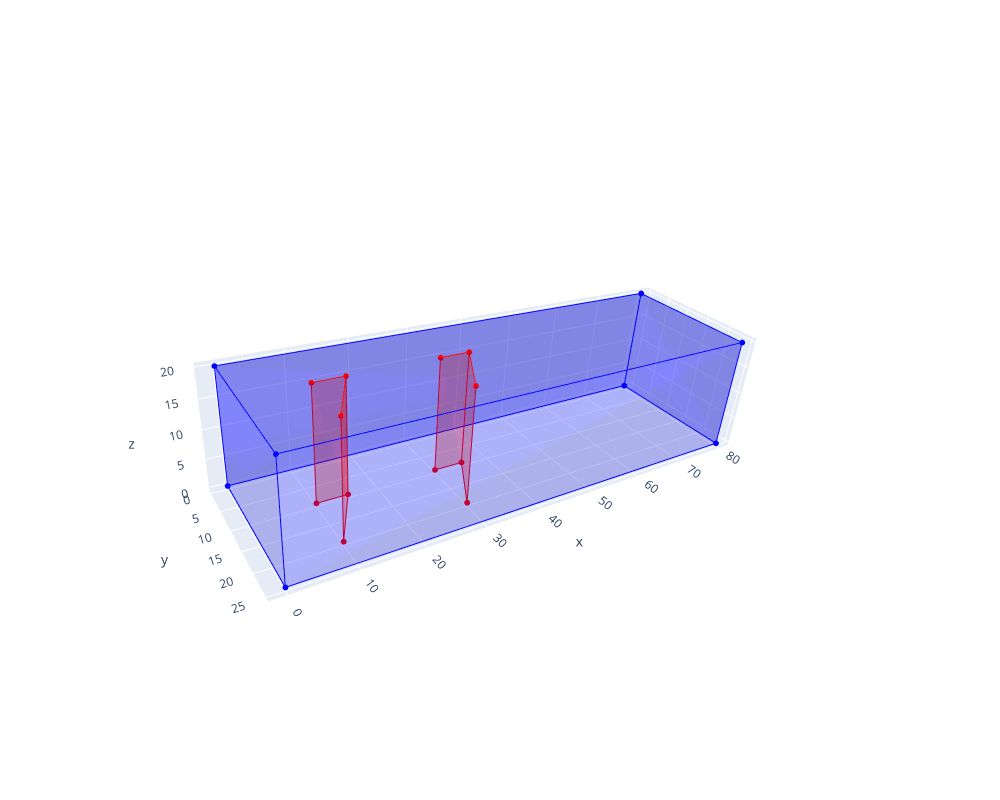

The cell this chart's notebook holds for it:
### Code cell
fig.layout.height = 800
fig.layout.width = 1000
fig.layout.scene.xaxis.range = (0, building_w * 2.2)
fig.layout.xaxis.scaleratio = 1
fig.layout.yaxis.scaleratio = 1
fig.update_scenes(xaxis_autorange="reversed")
fig

### Figure 1 — Plotly figure (JSON) as saved in the notebook; plotly's stock layout.template omitted (floating-point values rounded to 4 significant figures)
{"data": [{"line": {"color": "rgb(0, 0, 255)", "width": 2}, "marker": {"size": 2}, "showlegend": false, "type": "scatter3d", "x": [0, 80], "y": [0, 0], "z": [0, 0]}, {"line": {"color": "rgb(0, 0, 255)", "width": 2}, "marker": {"size": 2}, "showlegend": false, "type": "scatter3d", "x": [80, 80], "y": [0, 25], "z": [0, 0]}, {"line": {"color": "rgb(0, 0, 255)", "width": 2}, "marker": {"size": 2}, "showlegend": false, "type": "scatter3d", "x": [80, 0], "y": [25, 25], "z": [0, 0]}, {"line": {"color": "rgb(0, 0, 255)", "width": 2}, "marker": {"size": 2}, "showlegend": false, "type": "scatter3d", "x": [0, 0], "y": [25, 0], "z": [0, 0]}, {"line": {"color": "rgb(0, 0, 255)", "width": 2}, "marker": {"size": 2}, "showlegend": false, "type": "scatter3d", "x": [0, 80], "y": [0, 0], "z": [20, 20]}, {"line": {"color": "rgb(0, 0, 255)", "width": 2}, "marker": {"size": 2}, "showlegend": false, "type": "scatter3d", "x": [80, 80], "y": [0, 25], "z": [20, 20]}, {"line": {"color": "rgb(0, 0, 255)", "width": 2}, "marker": {"size": 2}, "showlegend": false, "type": "scatter3d", "x": [80, 0], "y": [25, 25], "z": [20, 20]}, {"line": {"color": "rgb(0, 0, 255)", "width": 2}, "marker": {"size": 2}, "showlegend": false, "type": "scatter3d", "x": [0, 0], "y": [25, 0], "z": [20, 20]}, {"line": {"color": "rgb(0, 0, 255)", "width": 2}, "marker": {"size": 2}, "showlegend": false, "type": "scatter3d", "x": [0, 0], "y": [0, 0], "z": [0, 20]}, {"line": {"color": "rgb(0, 0, 255)", "width": 2}, "marker": {"size": 2}, "showlegend": false, "type": "scatter3d", "x": [80, 80], "y": [0, 0], "z": [0, 20]}, {"line": {"color": "rgb(0, 0, 255)", "width": 2}, "marker": {"size": 2}, "showlegend": false, "type": "scatter3d", "x": [80, 80], "y": [25, 25], "z": [0, 20]}, {"line": {"color": "rgb(0, 0, 255)", "width": 2}, "marker": {"size": 2}, "showlegend": false, "type": "scatter3d", "x": [0, 0], "y": [25, 25], "z": [0, 20]}, {"color": "rgb(0, 0, 255)", "i": [0, 4, 1, 5, 2, 6, 3, 7, 4, 4], "j": [1, 5, 2, 6, 3, 7, 0, 4, 5, 6], "k": [4, 1, 5, 2, 6, 3, 7, 0, 6, 7], "opacity": 0.25, "type": "mesh3d", "x": [0, 80, 80, 0, 0, 80, 80, 0], "y": [0, 0, 25, 25, 0, 0, 25, 25], "z": [0, 0, 0, 0, 20, 20, 20, 20]}, {"line": {"color": "rgb(255, 0, 0)", "width": 2}, "marker": {"size": 2}, "showlegend": false, "type": "scatter3d", "x": [10, 15], "y": [10, 10], "z": [0, 0]}, {"line": {"color": "rgb(255, 0, 0)", "width": 2}, "marker": {"size": 2}, "showlegend": false, "type": "scatter3d", "x": [15, 10], "y": [10, 20], "z": [0, 0]}, {"line": {"color": "rgb(255, 0, 0)", "width": 2}, "marker": {"size": 2}, "showlegend": false, "type": "scatter3d", "x": [10, 15], "y": [10, 10], "z": [20, 20]}, {"line": {"color": "rgb(255, 0, 0)", "width": 2}, "marker": {"size": 2}, "showlegend": false, "type": "scatter3d", "x": [15, 10], "y": [10, 20], "z": [20, 20]}, {"line": {"color": "rgb(255, 0, 0)", "width": 2}, "marker": {"size": 2}, "showlegend": false, "type": "scatter3d", "x": [10, 10], "y": [10, 10], "z": [0, 20]}, {"line": {"color": "rgb(255, 0, 0)", "width": 2}, "marker": {"size": 2}, "showlegend": false, "type": "scatter3d", "x": [15, 15], "y": [10, 10], "z": [0, 20]}, {"line": {"color": "rgb(255, 0, 0)", "width": 2}, "marker": {"size": 2}, "showlegend": false, "type": "scatter3d", "x": [10, 10], "y": [20, 20], "z": [0, 20]}, {"color": "rgb(255, 0, 0)", "i": [0, 3, 1, 4], "j": [1, 4, 2, 5], "k": [3, 1, 4, 2], "opacity": 0.25, "type": "mesh3d", "x": [10, 15, 10, 10, 15, 10], "y": [10, 10, 20, 10, 10, 20], "z": [0, 0, 0, 20, 20, 20]}, {"line": {"color": "rgb(255, 0, 0)", "width": 2}, "marker": {"size": 2}, "showlegend": false, "type": "scatter3d", "x": [30, 35], "y": [10, 10], "z": [0, 0]}, {"line": {"color": "rgb(255, 0, 0)", "width": 2}, "marker": {"size": 2}, "showlegend": false, "type": "scatter3d", "x": [35, 30], "y": [10, 20], "z": [0, 0]}, {"line": {"color": "rgb(255, 0, 0)", "width": 2}, "marker": {"size": 2}, "showlegend": false, "type": "scatter3d", "x": [30, 35], "y": [10, 10], "z": [20, 20]}, {"line": {"color": "rgb(255, 0, 0)", "width": 2}, "marker": {"size": 2}, "showlegend": false, "type": "scatter3d", "x": [35, 30], "y": [10, 20], "z": [20, 20]}, {"line": {"color": "rgb(255, 0, 0)", "width": 2}, "marker": {"size": 2}, "showlegend": false, "type": "scatter3d", "x": [30, 30], "y": [10, 10], "z": [0, 20]}, {"line": {"color": "rgb(255, 0, 0)", "width": 2}, "marker": {"size": 2}, "showlegend": false, "type": "scatter3d", "x": [35, 35], "y": [10, 10], "z": [0, 20]}, {"line": {"color": "rgb(255, 0, 0)", "width": 2}, "marker": {"size": 2}, "showlegend": false, "type": "scatter3d", "x": [30, 30], "y": [20, 20], "z": [0, 20]}, {"color": "rgb(255, 0, 0)", "i": [0, 3, 1, 4], "j": [1, 4, 2, 5], "k": [3, 1, 4, 2], "opacity": 0.25, "type": "mesh3d", "x": [30, 35, 30, 30, 35, 30], "y": [10, 10, 20, 10, 10, 20], "z": [0, 0, 0, 20, 20, 20]}], "layout": {"dragmode": "zoom", "height": 800, "scene": {"aspectmode": "auto", "aspectratio": {"x": 2.339, "y": 0.731, "z": 0.5848}, "camera": {"center": {"x": 0, "y": 0, "z": 0}, "eye": {"x": 1.701, "y": 2.33, "z": 1.581}, "projection": {"type": "perspective"}, "up": {"x": -0.2053, "y": -0.4425, "z": 0.8729}}, "dragmode": "orbit", "xaxis": {"autorange": "reversed", "range": [0, 176], "type": "linear"}}, "width": 1000, "xaxis": {"scaleratio": 1}, "yaxis": {"scaleratio": 1}}}
